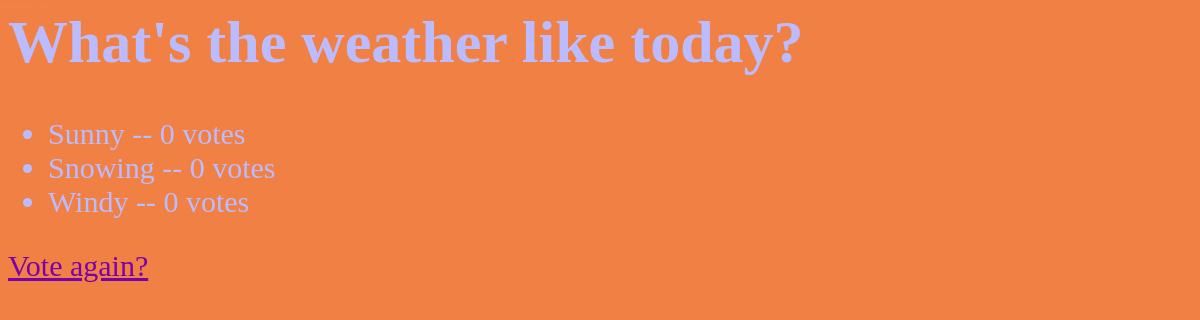
Before: /polls/2/results/ with the older database file.
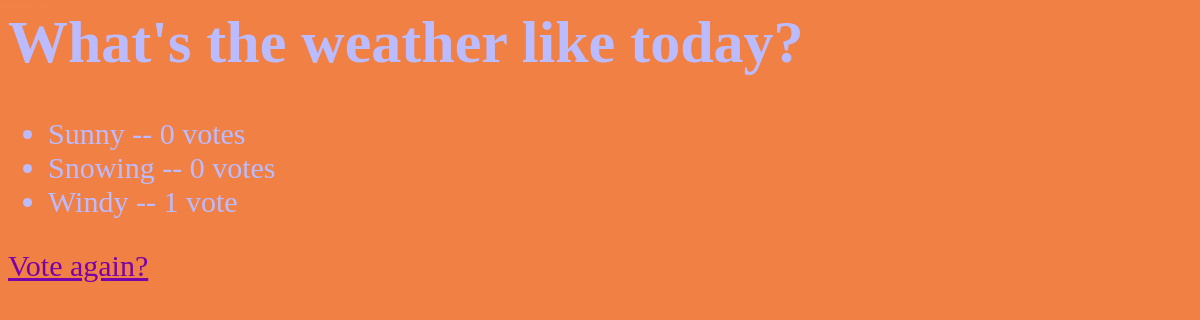
After: the same page with the newer database file.
### polls/models.py (models this page shows, shortened)
class Question(models.Model):
    question_text = models.CharField(max_length=200)
    pub_date = models.DateTimeField('date published')

class Choice(models.Model):
    question = models.ForeignKey(Question, on_delete=models.CASCADE)
    choice_text = models.CharField(max_length=200)
    votes = models.IntegerField(default=0)

### polls/views.py (the view)
# urls.py: path('<int:pk>/results/', views.ResultsView.as_view(), name='results'),
class ResultsView(generic.DetailView):
    model = Question
    template_name = 'polls/results.html'
    def get_queryset(self):
        return Question.objects.filter(pub_date__lte=timezone.now())

### polls/templates/polls/results.html
{% load static %}
<link rel="stylesheet" type="text/css" href="{% static 'polls/style.css' %}">
<h1 class="all-text">{{ question.question_text }}</h1>
<ul>
{% for choice in question.choice_set.all %}
    <li class="all-text">{{ choice.choice_text }} -- {{ choice.votes }} vote{{ choice.votes|pluralize }}</li>
{% endfor %}
</ul>
<a id="vote-button" href="{% url 'polls:detail' question.id %}">Vote again?</a>

### polls/static/polls/style.css (style rules this page uses)
h1 { color: white; }
.all-text { color: #bbbbff; }
#vote-button { color: #7a00aa; }

Changed rows visible on the page:
changed Choice "Windy": votes "0" → "1"
